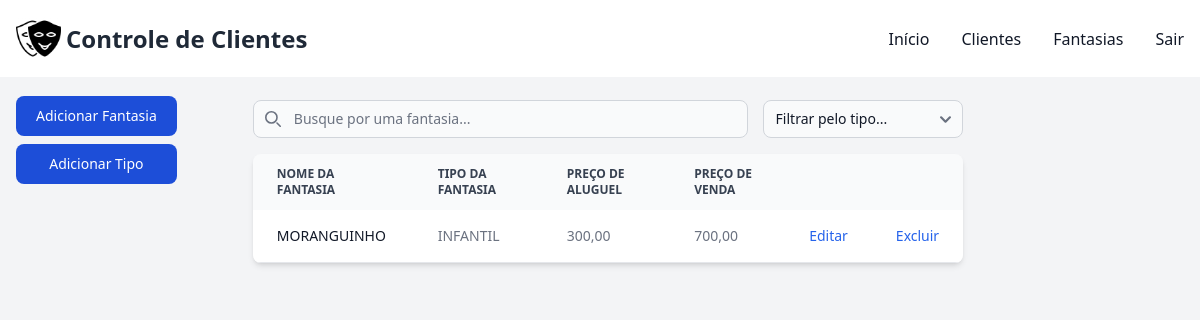
/controle/fantasias/tipo/1/ (signed in), run on the app's committed database.
### controle/models.py (models this page shows, shortened)
class Fantasia(models.Model):
    usuario = models.ForeignKey(User, on_delete=models.CASCADE)
    nome_fantasia = models.CharField(max_length=60)
    preco_venda = models.DecimalField(max_digits=10, decimal_places=2, blank=True, null=True)
    preco_aluguel = models.DecimalField(max_digits=10, decimal_places=2, blank=True, null=True)
    tipo_fantasia = models.ForeignKey(Tipo, on_delete=models.CASCADE)

class Tipo(models.Model):
    usuario = models.ForeignKey(User, on_delete=models.CASCADE)
    nome_tipo = models.CharField(max_length=60, unique=True, null=False)

### controle/views.py (the view)
# urls.py: path('fantasias/tipo/<int:id_tipo>/', views.filtrar_fantasia, name='filtrar_fantasia'),
@login_required(login_url="/controle/login")
def filtrar_fantasia(request, id_tipo):
    sessao = request.user
    if(id_tipo != None):
        fantasias = Fantasia.objects.filter(usuario=sessao, tipo_fantasia=id_tipo)
    else:
        fantasias = Fantasia.objects.filter(usuario=sessao)
    tipos = Tipo.objects.filter(usuario=sessao)
    context = {
        'fantasias': fantasias,
        'tipos': tipos,
    }
    return render(request, 'fantasias.html', context)

### controle/templates/fantasias.html (shortened to what this page needs)
{% extends "base.html" %}
{% block conteudo %}
    <div class="pt-4 pl-4">
        <div class="lg:fixed justify-center pb-5">
            <button data-modal-target="crud-modal" data-modal-toggle="crud-modal" class="w-full block text-white bg-blue-700 hover:bg-blue-800 focus:ring-4 focus:outline-none focus:ring-blue-300 font-medium rounded-lg text-sm px-5 py-2.5 text-center" type="button">
                Adicionar Fantasia
            </button>
            <button data-modal-target="tipo-modal" data-modal-toggle="tipo-modal" class="w-full block text-white bg-blue-700 hover:bg-blue-800 focus:ring-4 focus:outline-none focus:ring-blue-300 font-medium rounded-lg text-sm px-5 py-2.5 text-center my-2" type="button">
                Adicionar Tipo
            </button>
        </div>
        <div class="flex justify-center">
            <div  class="flex flex-col lg:w-3/5 w-4/5">
            <div class="pb-4">
                <div class="flex w-full">
                    <div class="relative mt-1 w-full" style="margin-right: 15px;">
                        <div class="absolute inset-y-0 rtl:inset-r-0 start-0 flex items-center ps-3 pointer-events-none">
                        </div>
                        <input type="text" id="costume-search" class="block pt-2 ps-10 text-sm text-gray-900 border border-gray-300 rounded-lg w-full bg-gray-50 focus:ring-blue-500 focus:border-blue-500" placeholder="Busque por uma fantasia...">
                    </div>
                    <div class="relative mt-1 w-72">
                        <select name="tipo_fantasia_filtro" id="tipo_fantasia_filtro" class="bg-gray-50 border border-gray-300 text-gray-900 text-sm rounded-lg focus:ring-primary-600 focus:border-primary-600 block w-full" onchange="filtrarFantasia()">
                            <option value="" disabled selected>Filtrar pelo tipo...</option>
                        </select>
                    </div>
                </div>
            </div>
            <div class="relative overflow-x-auto shadow-md sm:rounded-lg">
                <table class="w-full text-sm text-left rtl:text-right text-gray-500">
                    <thead class="text-xs text-gray-700 uppercase bg-gray-50">
                        <tr>
                            <th scope="col" class="px-6 py-3">
                                Nome da Fantasia
                            </th>
                            <th scope="col" class="px-6 py-3">
                                Tipo da Fantasia
                            </th>
                            <th scope="col" class="px-6 py-3">
                                Preço de Aluguel
                            </th>
                            <th scope="col" class="px-6 py-3">
                                Preço de Venda
                            </th>
                            <th scope="col" class="px-6 py-3">
                            </th>
                            <th scope="col" class="px-6 py-3">
                            </th>
                        </tr>
                    </thead>
                    <tbody>
                        {% for fantasia in fantasias %}
                        <tr class="bg-white border-b">
                            <th scope="row" class="px-6 py-4 font-medium text-gray-900 whitespace-nowrap">
                                {{ fantasia.nome_fantasia|truncatechars:52 }}
                            </th>
                            <td class="px-6 py-4">
                                {{ fantasia.tipo_fantasia.nome_tipo }}
                            </td>
                            <td class="px-6 py-4">
                                {% if fantasia.preco_aluguel %}
                                    {{ fantasia.preco_aluguel }}
                                {% else %}
                                    -
                                {% endif %}
                            </td>
                            <td class="px-6 py-4">
                                {% if fantasia.preco_venda %}
                                    {{ fantasia.preco_venda }}
                                {% else %}
                                    -
                                {% endif %}
                            </td>
                            <td class="px-6 py-4">
                                <button data-fantasia-id="{{ fantasia.id }}" data-modal-target="editar-modal" data-modal-toggle="editar-modal" class="font-medium text-blue-600 hover:underline">Editar</button>
                            </td>
                            <td class="px-6 py-4">
                                <button data-fantasia-id="{{ fantasia.id }}" class="font-medium text-blue-600 hover:underline" onclick="excluirFantasia(event)">Excluir</button>
                            </td>
                        </tr>
                        {% endfor %}
                    </tbody>
                </table>
            </div>
        </div>
    </div>
    </div>
    {% load static %}
{% endblock %}

### controle/templates/base.html (style rules this page uses)
input { text-transform: uppercase; }
input::placeholder { text-transform: none; }

### data on the page
Fantasia: nome_fantasia "MORANGUINHO", tipo_fantasia.nome_tipo "INFANTIL", preco_aluguel "300,00", preco_venda "700,00"
